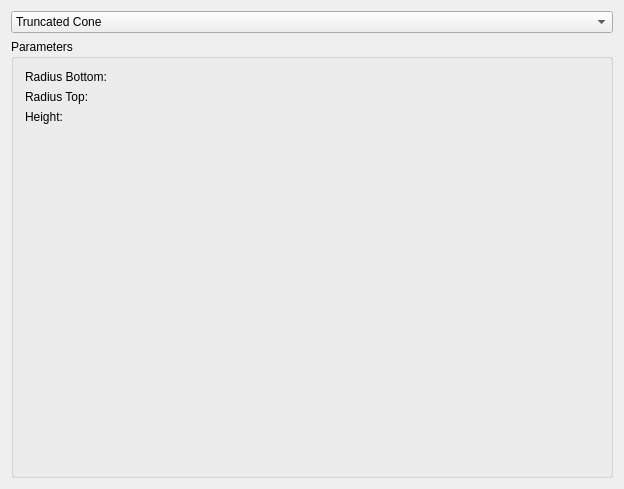
<?xml version="1.0" encoding="UTF-8"?>
<ui version="4.0">
 <class>geometryGui</class>
 <widget class="QWidget" name="geometryGui">
  <property name="geometry">
   <rect>
    <x>0</x>
    <y>0</y>
    <width>624</width>
    <height>489</height>
   </rect>
  </property>
  <property name="windowIcon">
   <iconset>
    <normaloff>:/icons/PartDesignWorkbench.svg</normaloff>:/icons/PartDesignWorkbench.svg</iconset>
  </property>
  <property name="sizeGripEnabled" stdset="0">
   <bool>true</bool>
  </property>
  <layout class="QGridLayout" name="gridLayout">
   <item row="1" column="0">
    <widget class="QGroupBox" name="groupBox_2">
     <property name="styleSheet">
      <string notr="true">border-color: rgb(182, 182, 182);</string>
     </property>
     <property name="title">
      <string>Parameters</string>
     </property>
     <layout class="QGridLayout">
      <property name="leftMargin">
       <number>0</number>
      </property>
      <property name="topMargin">
       <number>0</number>
      </property>
      <property name="rightMargin">
       <number>0</number>
      </property>
      <property name="bottomMargin">
       <number>0</number>
      </property>
      <property name="spacing">
       <number>0</number>
      </property>
      <item row="1" column="0">
       <widget class="QStackedWidget" name="widgetStack2">
        <property name="currentIndex">
         <number>0</number>
        </property>
        <widget class="QWidget" name="Page_truncCone">
         <layout class="QGridLayout" name="gridLayout_5">
          <item row="0" column="0">
           <layout class="QGridLayout" name="gridLayout_4">
            <item row="0" column="0">
             <layout class="QGridLayout" name="gridLayout_2">
              <item row="0" column="0">
               <widget class="QLabel" name="textLabel5_2">
                <property name="text">
                 <string>Radius Bottom:</string>
                </property>
               </widget>
              </item>
              <item row="0" column="1">
               <widget class="Gui::QuantitySpinBox" name="truncConeRadBot" native="true">
                <property name="keyboardTracking" stdset="0">
                 <bool>false</bool>
                </property>
                <property name="unit" stdset="0">
                 <string notr="true">mm</string>
                </property>
                <property name="value" stdset="0">
                 <double>2.000000000000000</double>
                </property>
               </widget>
              </item>
              <item row="1" column="0">
               <widget class="QLabel" name="textLabel6_2">
                <property name="text">
                 <string>Radius Top:</string>
                </property>
               </widget>
              </item>
              <item row="1" column="1">
               <widget class="Gui::QuantitySpinBox" name="truncConeRadTop" native="true">
                <property name="keyboardTracking" stdset="0">
                 <bool>false</bool>
                </property>
                <property name="unit" stdset="0">
                 <string notr="true">mm</string>
                </property>
                <property name="value" stdset="0">
                 <double>10.000000000000000</double>
                </property>
               </widget>
              </item>
              <item row="2" column="0">
               <widget class="QLabel" name="textLabel6_3">
                <property name="text">
                 <string>Height:</string>
                </property>
               </widget>
              </item>
              <item row="2" column="1">
               <widget class="Gui::QuantitySpinBox" name="truncConeHeight" native="true">
                <property name="keyboardTracking" stdset="0">
                 <bool>false</bool>
                </property>
                <property name="unit" stdset="0">
                 <string notr="true">mm</string>
                </property>
                <property name="value" stdset="0">
                 <double>10.000000000000000</double>
                </property>
               </widget>
              </item>
             </layout>
            </item>
            <item row="1" column="0">
             <spacer name="spacer">
              <property name="orientation">
               <enum>Qt::Vertical</enum>
              </property>
              <property name="sizeType">
               <enum>QSizePolicy::Expanding</enum>
              </property>
              <property name="sizeHint" stdset="0">
               <size>
                <width>31</width>
                <height>98</height>
               </size>
              </property>
             </spacer>
            </item>
           </layout>
          </item>
         </layout>
        </widget>
        <widget class="QWidget" name="Page1_box">
         <layout class="QGridLayout">
          <property name="leftMargin">
           <number>9</number>
          </property>
          <property name="topMargin">
           <number>9</number>
          </property>
          <property name="rightMargin">
           <number>9</number>
          </property>
          <property name="bottomMargin">
           <number>9</number>
          </property>
          <property name="spacing">
           <number>6</number>
          </property>
          <item row="0" column="0">
           <layout class="QGridLayout">
            <property name="leftMargin">
             <number>0</number>
            </property>
            <property name="topMargin">
             <number>0</number>
            </property>
            <property name="rightMargin">
             <number>0</number>
            </property>
            <property name="bottomMargin">
             <number>0</number>
            </property>
            <property name="spacing">
             <number>6</number>
            </property>
            <item row="0" column="0">
             <widget class="QLabel" name="textLabel2">
              <property name="text">
               <string>Length:</string>
              </property>
             </widget>
            </item>
            <item row="0" column="2">
             <widget class="Gui::QuantitySpinBox" name="boxLength" native="true">
              <property name="keyboardTracking" stdset="0">
               <bool>false</bool>
              </property>
              <property name="unit" stdset="0">
               <string notr="true">mm</string>
              </property>
              <property name="value" stdset="0">
               <double>10.000000000000000</double>
              </property>
             </widget>
            </item>
            <item row="1" column="0">
             <widget class="QLabel" name="textLabel3">
              <property name="text">
               <string>Width:</string>
              </property>
             </widget>
            </item>
            <item row="1" column="2">
             <widget class="Gui::QuantitySpinBox" name="boxWidth" native="true">
              <property name="keyboardTracking" stdset="0">
               <bool>false</bool>
              </property>
              <property name="unit" stdset="0">
               <string notr="true">mm</string>
              </property>
              <property name="value" stdset="0">
               <double>10.000000000000000</double>
              </property>
             </widget>
            </item>
            <item row="2" column="0">
             <widget class="QLabel" name="textLabel4">
              <property name="text">
               <string>Height:</string>
              </property>
             </widget>
            </item>
            <item row="2" column="2">
             <widget class="Gui::QuantitySpinBox" name="boxHeight" native="true">
              <property name="keyboardTracking" stdset="0">
               <bool>false</bool>
              </property>
              <property name="unit" stdset="0">
               <string notr="true">mm</string>
              </property>
              <property name="value" stdset="0">
               <double>10.000000000000000</double>
              </property>
             </widget>
            </item>
           </layout>
          </item>
          <item row="1" column="0">
           <spacer>
            <property name="orientation">
             <enum>Qt::Vertical</enum>
            </property>
            <property name="sizeType">
             <enum>QSizePolicy::Expanding</enum>
            </property>
            <property name="sizeHint" stdset="0">
             <size>
              <width>20</width>
              <height>51</height>
             </size>
            </property>
           </spacer>
          </item>
         </layout>
        </widget>
        <widget class="QWidget" name="Page2_cylinder">
         <layout class="QGridLayout">
          <property name="leftMargin">
           <number>9</number>
          </property>
          <property name="topMargin">
           <number>9</number>
          </property>
          <property name="rightMargin">
           <number>9</number>
          </property>
          <property name="bottomMargin">
           <number>9</number>
          </property>
          <property name="spacing">
           <number>6</number>
          </property>
          <item row="0" column="0">
           <layout class="QGridLayout">
            <property name="leftMargin">
             <number>0</number>
            </property>
            <property name="topMargin">
             <number>0</number>
            </property>
            <property name="rightMargin">
             <number>0</number>
            </property>
            <property name="bottomMargin">
             <number>0</number>
            </property>
            <property name="spacing">
             <number>6</number>
            </property>
            <item row="1" column="0">
             <widget class="QLabel" name="textLabel6">
              <property name="text">
               <string>Height:</string>
              </property>
             </widget>
            </item>
            <item row="0" column="0">
             <widget class="QLabel" name="textLabel5">
              <property name="text">
               <string>Radius:</string>
              </property>
             </widget>
            </item>
            <item row="1" column="1">
             <widget class="Gui::QuantitySpinBox" name="cylinderHeight" native="true">
              <property name="keyboardTracking" stdset="0">
               <bool>false</bool>
              </property>
              <property name="unit" stdset="0">
               <string notr="true">mm</string>
              </property>
              <property name="value" stdset="0">
               <double>10.000000000000000</double>
              </property>
             </widget>
            </item>
            <item row="0" column="1">
             <widget class="Gui::QuantitySpinBox" name="cylinderRadius" native="true">
              <property name="keyboardTracking" stdset="0">
               <bool>false</bool>
              </property>
              <property name="unit" stdset="0">
               <string notr="true">mm</string>
              </property>
              <property name="value" stdset="0">
               <double>2.000000000000000</double>
              </property>
             </widget>
            </item>
           </layout>
          </item>
          <item row="1" column="0">
           <spacer>
            <property name="orientation">
             <enum>Qt::Vertical</enum>
            </property>
            <property name="sizeType">
             <enum>QSizePolicy::Expanding</enum>
            </property>
            <property name="sizeHint" stdset="0">
             <size>
              <width>31</width>
              <height>81</height>
             </size>
            </property>
           </spacer>
          </item>
         </layout>
        </widget>
        <widget class="QWidget" name="Page3_cone">
         <layout class="QGridLayout">
          <property name="leftMargin">
           <number>9</number>
          </property>
          <property name="topMargin">
           <number>9</number>
          </property>
          <property name="rightMargin">
           <number>9</number>
          </property>
          <property name="bottomMargin">
           <number>9</number>
          </property>
          <property name="spacing">
           <number>6</number>
          </property>
          <item row="1" column="0">
           <spacer>
            <property name="orientation">
             <enum>Qt::Vertical</enum>
            </property>
            <property name="sizeType">
             <enum>QSizePolicy::Expanding</enum>
            </property>
            <property name="sizeHint" stdset="0">
             <size>
              <width>31</width>
              <height>91</height>
             </size>
            </property>
           </spacer>
          </item>
          <item row="0" column="0">
           <layout class="QGridLayout">
            <property name="leftMargin">
             <number>0</number>
            </property>
            <property name="topMargin">
             <number>0</number>
            </property>
            <property name="rightMargin">
             <number>0</number>
            </property>
            <property name="bottomMargin">
             <number>0</number>
            </property>
            <property name="spacing">
             <number>6</number>
            </property>
            <item row="0" column="0">
             <widget class="QLabel" name="textLabel9">
              <property name="text">
               <string>Radius:</string>
              </property>
             </widget>
            </item>
            <item row="0" column="2">
             <widget class="Gui::QuantitySpinBox" name="coneRadius1" native="true">
              <property name="keyboardTracking" stdset="0">
               <bool>false</bool>
              </property>
              <property name="unit" stdset="0">
               <string notr="true">mm</string>
              </property>
              <property name="value" stdset="0">
               <double>2.000000000000000</double>
              </property>
             </widget>
            </item>
            <item row="1" column="0" rowspan="2">
             <widget class="QLabel" name="textLabel11">
              <property name="text">
               <string>Height:</string>
              </property>
             </widget>
            </item>
            <item row="2" column="2">
             <widget class="Gui::QuantitySpinBox" name="coneHeight" native="true">
              <property name="keyboardTracking" stdset="0">
               <bool>false</bool>
              </property>
              <property name="unit" stdset="0">
               <string notr="true">mm</string>
              </property>
              <property name="value" stdset="0">
               <double>10.000000000000000</double>
              </property>
             </widget>
            </item>
           </layout>
          </item>
         </layout>
        </widget>
        <widget class="QWidget" name="page_prism">
         <layout class="QGridLayout">
          <property name="leftMargin">
           <number>9</number>
          </property>
          <property name="topMargin">
           <number>9</number>
          </property>
          <property name="rightMargin">
           <number>9</number>
          </property>
          <property name="bottomMargin">
           <number>9</number>
          </property>
          <property name="spacing">
           <number>6</number>
          </property>
          <item row="0" column="0">
           <layout class="QGridLayout">
            <property name="leftMargin">
             <number>0</number>
            </property>
            <property name="topMargin">
             <number>0</number>
            </property>
            <property name="rightMargin">
             <number>0</number>
            </property>
            <property name="bottomMargin">
             <number>0</number>
            </property>
            <property name="spacing">
             <number>6</number>
            </property>
            <item row="0" column="0">
             <widget class="QLabel" name="labelPrismPolygon">
              <property name="text">
               <string>Polygon:</string>
              </property>
             </widget>
            </item>
            <item row="1" column="0">
             <widget class="QLabel" name="labelPrismCircumradius">
              <property name="text">
               <string>Circumradius:</string>
              </property>
             </widget>
            </item>
            <item row="0" column="2">
             <widget class="QSpinBox" name="prismPolygon">
              <property name="keyboardTracking">
               <bool>false</bool>
              </property>
              <property name="minimum">
               <number>3</number>
              </property>
              <property name="maximum">
               <number>1000</number>
              </property>
              <property name="value">
               <number>6</number>
              </property>
             </widget>
            </item>
            <item row="1" column="2">
             <widget class="Gui::QuantitySpinBox" name="prismCircumradius" native="true">
              <property name="keyboardTracking" stdset="0">
               <bool>false</bool>
              </property>
              <property name="unit" stdset="0">
               <string notr="true">mm</string>
              </property>
              <property name="value" stdset="0">
               <double>2.000000000000000</double>
              </property>
             </widget>
            </item>
            <item row="2" column="0">
             <widget class="QLabel" name="labelPrismHeight">
              <property name="text">
               <string>Height:</string>
              </property>
             </widget>
            </item>
            <item row="2" column="2">
             <widget class="Gui::QuantitySpinBox" name="prismHeight" native="true">
              <property name="keyboardTracking" stdset="0">
               <bool>false</bool>
              </property>
              <property name="unit" stdset="0">
               <string notr="true">mm</string>
              </property>
              <property name="value" stdset="0">
               <double>10.000000000000000</double>
              </property>
             </widget>
            </item>
           </layout>
          </item>
          <item row="1" column="0">
           <spacer>
            <property name="orientation">
             <enum>Qt::Vertical</enum>
            </property>
            <property name="sizeHint" stdset="0">
             <size>
              <width>20</width>
              <height>40</height>
             </size>
            </property>
           </spacer>
          </item>
         </layout>
        </widget>
        <widget class="QWidget" name="page_2">
         <layout class="QGridLayout" name="gridLayout_3">
          <item row="0" column="0">
           <layout class="QHBoxLayout" name="horizontalLayout_2">
            <item>
             <widget class="QLineEdit" name="cadName">
              <property name="enabled">
               <bool>true</bool>
              </property>
              <property name="readOnly">
               <bool>true</bool>
              </property>
             </widget>
            </item>
            <item>
             <widget class="QToolButton" name="readFileButton">
              <property name="enabled">
               <bool>true</bool>
              </property>
              <property name="text">
               <string notr="true">...</string>
              </property>
             </widget>
            </item>
           </layout>
          </item>
          <item row="1" column="0">
           <widget class="QTextEdit" name="cadFile">
            <property name="enabled">
             <bool>true</bool>
            </property>
           </widget>
          </item>
         </layout>
        </widget>
       </widget>
      </item>
     </layout>
    </widget>
   </item>
   <item row="0" column="0">
    <widget class="QComboBox" name="geometryType">
     <property name="enabled">
      <bool>true</bool>
     </property>
     <property name="sizePolicy">
      <sizepolicy hsizetype="Minimum" vsizetype="Preferred">
       <horstretch>0</horstretch>
       <verstretch>0</verstretch>
      </sizepolicy>
     </property>
     <property name="maxVisibleItems">
      <number>16</number>
     </property>
     <item>
      <property name="text">
       <string>Truncated Cone</string>
      </property>
      <property name="icon">
       <iconset>
        <normaloff>:/icons/parametric/Part_Cone_Parametric.svg</normaloff>:/icons/parametric/Part_Cone_Parametric.svg</iconset>
      </property>
     </item>
     <item>
      <property name="text">
       <string notr="true">Box</string>
      </property>
      <property name="icon">
       <iconset>
        <normaloff>:/icons/parametric/Part_Box_Parametric.svg</normaloff>:/icons/parametric/Part_Box_Parametric.svg</iconset>
      </property>
     </item>
     <item>
      <property name="text">
       <string notr="true">Cylinder</string>
      </property>
      <property name="icon">
       <iconset>
        <normaloff>:/icons/parametric/Part_Cylinder_Parametric.svg</normaloff>:/icons/parametric/Part_Cylinder_Parametric.svg</iconset>
      </property>
     </item>
     <item>
      <property name="text">
       <string notr="true">Cone</string>
      </property>
      <property name="icon">
       <iconset>
        <normaloff>:/icons/parametric/Part_Cone_Parametric.svg</normaloff>:/icons/parametric/Part_Cone_Parametric.svg</iconset>
      </property>
     </item>
     <item>
      <property name="text">
       <string notr="true">Arbitrary Prism</string>
      </property>
      <property name="icon">
       <iconset>
        <normaloff>:/icons/parametric/Part_Prism_Parametric.svg</normaloff>:/icons/parametric/Part_Prism_Parametric.svg</iconset>
      </property>
     </item>
     <item>
      <property name="text">
       <string>Import CAD</string>
      </property>
      <property name="icon">
       <iconset>
        <normaloff>:/icons/Part_FeatureImport.svg</normaloff>:/icons/Part_FeatureImport.svg</iconset>
      </property>
     </item>
    </widget>
   </item>
  </layout>
 </widget>
 <layoutdefault spacing="6" margin="11"/>
 <customwidgets>
  <customwidget>
   <class>Gui::QuantitySpinBox</class>
   <extends>QWidget</extends>
   <header>Gui/QuantitySpinBox.h</header>
  </customwidget>
 </customwidgets>
 <tabstops>
  <tabstop>geometryType</tabstop>
  <tabstop>boxLength</tabstop>
  <tabstop>boxWidth</tabstop>
  <tabstop>boxHeight</tabstop>
  <tabstop>cylinderRadius</tabstop>
  <tabstop>cylinderHeight</tabstop>
  <tabstop>coneRadius1</tabstop>
  <tabstop>coneHeight</tabstop>
  <tabstop>prismPolygon</tabstop>
  <tabstop>prismCircumradius</tabstop>
  <tabstop>prismHeight</tabstop>
 </tabstops>
 <resources>
  <include location="../icons.qrc"/>
 </resources>
 <connections>
  <connection>
   <sender>geometryType</sender>
   <signal>activated(int)</signal>
   <receiver>widgetStack2</receiver>
   <slot>setCurrentIndex(int)</slot>
   <hints>
    <hint type="sourcelabel">
     <x>85</x>
     <y>50</y>
    </hint>
    <hint type="destinationlabel">
     <x>230</x>
     <y>116</y>
    </hint>
   </hints>
  </connection>
 </connections>
</ui>
